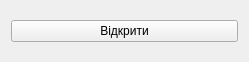
<?xml version="1.0" encoding="UTF-8"?>
<ui version="4.0">
 <class>MainWindow</class>
 <widget class="QMainWindow" name="MainWindow">
  <property name="geometry">
   <rect>
    <x>0</x>
    <y>0</y>
    <width>249</width>
    <height>62</height>
   </rect>
  </property>
  <property name="windowTitle">
   <string>MainWindow</string>
  </property>
  <widget class="QWidget" name="centralWidget">
   <layout class="QGridLayout" name="gridLayout">
    <item row="0" column="0">
     <widget class="QPushButton" name="pushButton">
      <property name="text">
       <string>Відкрити</string>
      </property>
     </widget>
    </item>
   </layout>
  </widget>
  <widget class="QMenuBar" name="menuBar">
   <property name="geometry">
    <rect>
     <x>0</x>
     <y>0</y>
     <width>249</width>
     <height>21</height>
    </rect>
   </property>
  </widget>
 </widget>
 <layoutdefault spacing="6" margin="11"/>
 <resources/>
 <connections/>
</ui>
